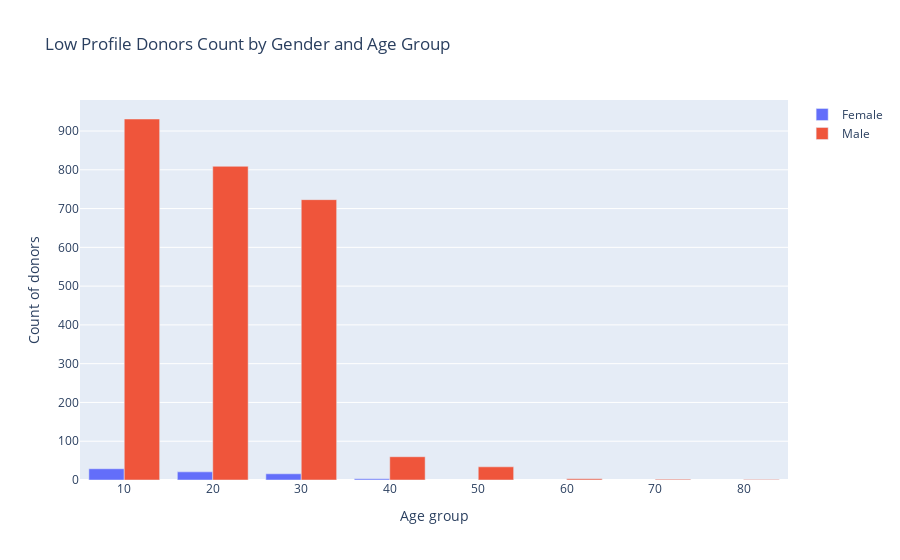

The cell this chart's notebook holds for it:
### Code cell
fig = go.Figure(data=[
    go.Bar(name='Female', x=worst_by_gender_agegroup["age_group"], y=worst_by_gender_agegroup["Female"]),
    go.Bar(name='Male', x=worst_by_gender_agegroup["age_group"], y=worst_by_gender_agegroup["Male"])
])
fig.update_layout(
    title="Low Profile Donors Count by Gender and Age Group",
        xaxis_title="Age group",
    yaxis_title="Count of donors")
fig.show()

### Figure 1 — Plotly figure (JSON) as saved in the notebook; plotly's stock layout.template omitted (floating-point values rounded to 4 significant figures)
{"data": [{"name": "Female", "type": "bar", "x": [10, 20, 30, 40, 50, 60, 70, 80], "y": [29, 21, 16, 3, null, null, null, null]}, {"name": "Male", "type": "bar", "x": [10, 20, 30, 40, 50, 60, 70, 80], "y": [931, 809, 723, 60, 34, 3, 2, 1]}], "layout": {"title": {"text": "Low Profile Donors Count by Gender and Age Group"}, "xaxis": {"title": {"text": "Age group"}}, "yaxis": {"title": {"text": "Count of donors"}}}}
